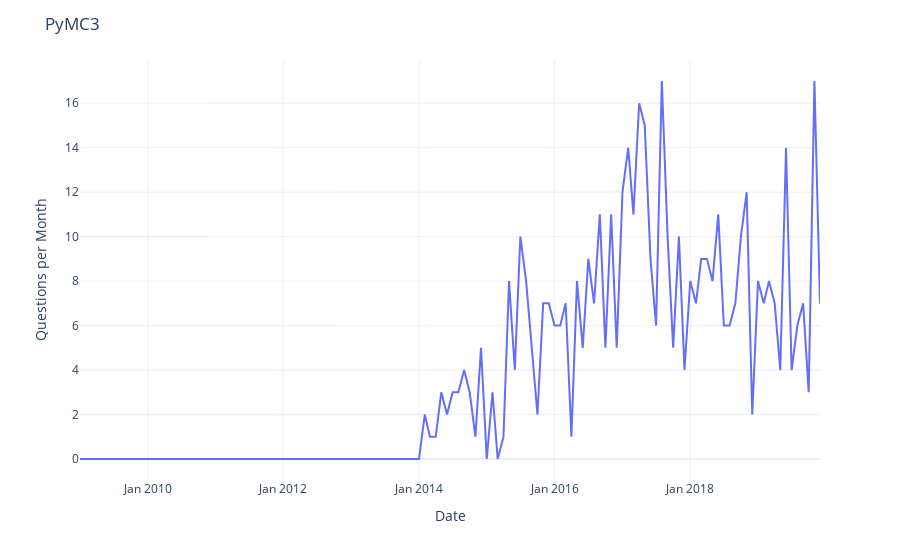

The notebook cell this image was saved under:
### Code cell
figs_dict_time_series["PyMC3"]

### Figure 1 — Plotly figure (JSON) as saved in the notebook; plotly's stock layout.template omitted (floating-point values rounded to 4 significant figures; data arrays with more than 128 entries replaced by an {"elided": "..."} marker saying what was removed)
{"data": [{"hovertemplate": "month=%{x}<br>question_count_per_month=%{y}<extra></extra>", "legendgroup": "", "marker": {"color": "#636efa", "symbol": "circle"}, "mode": "lines", "name": "", "orientation": "v", "showlegend": false, "type": "scatter", "x": {"elided": "132 str values"}, "xaxis": "x", "y": {"elided": "132 int values"}, "yaxis": "y"}], "layout": {"autosize": true, "legend": {"tracegroupgap": 0}, "margin": {"t": 60}, "title": {"text": "PyMC3"}, "xaxis": {"anchor": "y", "autorange": true, "domain": [0, 1], "range": ["2009-01-01", "2019-12-01"], "tickformat": "%b %Y", "title": {"text": "Date"}, "type": "date"}, "yaxis": {"anchor": "x", "autorange": true, "domain": [0, 1], "range": [-0.9444, 17.94], "title": {"text": "Questions per Month"}, "type": "linear"}}}
